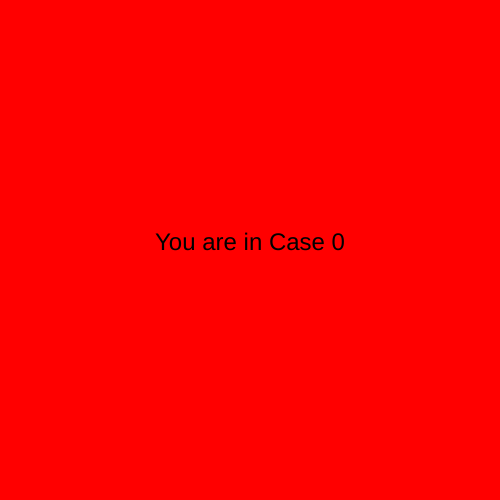
Frame 1 (no input)
Frame 60 (no input): identical to frame 1, image omitted
Frame 120 (the mouse pressed at the canvas centre since frame 60): identical to frame 1, image omitted

The p5.js sketch that drew this single still picture (run headless with seeded random() and noise() and a simulated clock; from frame 60 on, the mouse is pressed at the canvas centre):

// p5.js sketch
// ── sketch.js
let state = 0;
function setup() {
  createCanvas(500, 500);
  textSize(24);
  textAlign(CENTER);
}

function draw() {

  switch(state
  )  {
  //  case 'a' :
  case 0:
  background('red');
  text("You are in Case 0", width/2, height/2);
  break;

  case 1:
  background('green');
  text("You are in Case 1", width/2, height/2);
  break;

  case 2:
  background('blue');
  text("You are in Case 2", width/2, height/2);
  break;


  }
}
function mouseReleased(){
  state++;
  if(state>2)
  {
    state = 0;
  }

}
